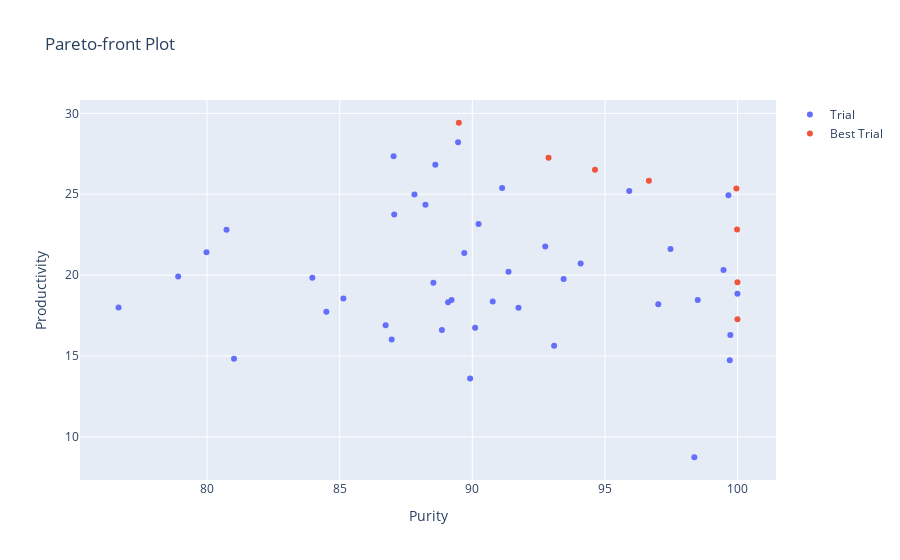

Notebook source saved alongside this figure:
### Code cell
optuna.visualization.plot_pareto_front(study2, target_names=["Purity", "Productivity"])

### Figure 1 — Plotly figure (JSON) as saved in the notebook; plotly's stock layout.template omitted (floating-point values rounded to 4 significant figures)
{"data": [{"hovertemplate": "%{text}<extra>Trial</extra>", "mode": "markers", "name": "Trial", "text": ["{<br>  \"number\": 0,<br>  \"values\": [<br>    90.76907821655273,<br>    18.37100174321789<br>  ],<br>  \"params\": {<br>    \"Pad (bar)\": 6.121703063317018,<br>    \"Feed rate (SLPM)\": 3.518615280245087,<br>    \"Rinse rate (SLPM)\": 1.9521621604678165,<br>    \"Pde (bar)\": 0.06487210409458749<br>  }<br>}", "{<br>  \"number\": 1,<br>  \"values\": [<br>    98.49790687561035,<br>    18.461194502258405<br>  ],<br>  \"params\": {<br>    \"Pad (bar)\": 4.4817732031736774,<br>    \"Feed rate (SLPM)\": 4.127883455230607,<br>    \"Rinse rate (SLPM)\": 1.9100281493512754,<br>    \"Pde (bar)\": 0.10317209448351114<br>  }<br>}", "{<br>  \"number\": 2,<br>  \"values\": [<br>    89.08539237976075,<br>    18.318717818349434<br>  ],<br>  \"params\": {<br>    \"Pad (bar)\": 2.723346195425574,<br>    \"Feed rate (SLPM)\": 7.075594681669058,<br>    \"Rinse rate (SLPM)\": 0.9094893645745351,<br>    \"Pde (bar)\": 0.11570685675361024<br>  }<br>}", "{<br>  \"number\": 3,<br>  \"values\": [<br>    87.8182755279541,<br>    24.99108519305606<br>  ],<br>  \"params\": {<br>    \"Pad (bar)\": 4.400234718281463,<br>    \"Feed rate (SLPM)\": 5.986150762401403,<br>    \"Rinse rate (SLPM)\": 1.0353475774286263,<br>    \"Pde (bar)\": 0.10734347083620527<br>  }<br>}", "{<br>  \"number\": 5,<br>  \"values\": [<br>    88.53217262268066,<br>    19.5264698459155<br>  ],<br>  \"params\": {<br>    \"Pad (bar)\": 3.8577065198153333,<br>    \"Feed rate (SLPM)\": 4.084958964244315,<br>    \"Rinse rate (SLPM)\": 1.2546155892138022,<br>    \"Pde (bar)\": 0.0927992819158941<br>  }<br>}", "{<br>  \"number\": 7,<br>  \"values\": [<br>    88.85312057495118,<br>    16.61357642878523<br>  ],<br>  \"params\": {<br>    \"Pad (bar)\": 3.83618240186047,<br>    \"Feed rate (SLPM)\": 3.5145580933562286,<br>    \"Rinse rate (SLPM)\": 1.3233476578865297,<br>    \"Pde (bar)\": 0.12069435763991436<br>  }<br>}", "{<br>  \"number\": 8,<br>  \"values\": [<br>    97.01012184143066,<br>    18.19717694518001<br>  ],<br>  \"params\": {<br>    \"Pad (bar)\": 3.882390972286541,<br>    \"Feed rate (SLPM)\": 4.070295566281231,<br>    \"Rinse rate (SLPM)\": 1.7189943350105508,<br>    \"Pde (bar)\": 0.10110623785207792<br>  }<br>}", "{<br>  \"number\": 9,<br>  \"values\": [<br>    79.97783042907714,<br>    21.41991955673121<br>  ],<br>  \"params\": {<br>    \"Pad (bar)\": 6.290942420398855,<br>    \"Feed rate (SLPM)\": 4.223684099427563,<br>    \"Rinse rate (SLPM)\": 1.1217678868201442,<br>    \"Pde (bar)\": 0.1326514018021005<br>  }<br>}", "{<br>  \"number\": 10,<br>  \"values\": [<br>    99.99420372009277,<br>    18.84325854098476<br>  ],<br>  \"params\": {<br>    \"Pad (bar)\": 3.681372013247344,<br>    \"Feed rate (SLPM)\": 6.276783125515326,<br>    \"Rinse rate (SLPM)\": 1.9529839475609754,<br>    \"Pde (bar)\": 0.07181746549948331<br>  }<br>}", "{<br>  \"number\": 11,<br>  \"values\": [<br>    86.73184226989746,<br>    16.909785312507395<br>  ],<br>  \"params\": {<br>    \"Pad (bar)\": 5.618344701996212,<br>    \"Feed rate (SLPM)\": 3.370645186711693,<br>    \"Rinse rate (SLPM)\": 1.6093233044383313,<br>    \"Pde (bar)\": 0.13958311339672264<br>  }<br>}", "{<br>  \"number\": 12,<br>  \"values\": [<br>    89.69670654296876,<br>    21.373688508530286<br>  ],<br>  \"params\": {<br>    \"Pad (bar)\": 3.7495034242069147,<br>    \"Feed rate (SLPM)\": 5.891987180324126,<br>    \"Rinse rate (SLPM)\": 1.1087261051081692,<br>    \"Pde (bar)\": 0.1361787366771321<br>  }<br>}", "{<br>  \"number\": 14,<br>  \"values\": [<br>    83.9679579925537,<br>    19.84196948397267<br>  ],<br>  \"params\": {<br>    \"Pad (bar)\": 5.551633366021292,<br>    \"Feed rate (SLPM)\": 3.9842087613732753,<br>    \"Rinse rate (SLPM)\": 1.367994815701509,<br>    \"Pde (bar)\": 0.1306646294062167<br>  }<br>}", "{<br>  \"number\": 15,<br>  \"values\": [<br>    76.66321060180664,<br>    17.998922792508896<br>  ],<br>  \"params\": {<br>    \"Pad (bar)\": 6.393066251011293,<br>    \"Feed rate (SLPM)\": 3.3475957581336466,<br>    \"Rinse rate (SLPM)\": 1.3795747704883725,<br>    \"Pde (bar)\": 0.08335415109926267<br>  }<br>}", "{<br>  \"number\": 16,<br>  \"values\": [<br>    81.01550704956054,<br>    14.82946729749652<br>  ],<br>  \"params\": {<br>    \"Pad (bar)\": 5.508432961955341,<br>    \"Feed rate (SLPM)\": 2.797378850181568,<br>    \"Rinse rate (SLPM)\": 1.5484404300071222,<br>    \"Pde (bar)\": 0.09401242437633617<br>  }<br>}", "{<br>  \"number\": 17,<br>  \"values\": [<br>    91.7399765777588,<br>    17.97651588332012<br>  ],<br>  \"params\": {<br>    \"Pad (bar)\": 4.757808305769704,<br>    \"Feed rate (SLPM)\": 3.503038690949534,<br>    \"Rinse rate (SLPM)\": 1.7564840258282102,<br>    \"Pde (bar)\": 0.05491817883511187<br>  }<br>}", "{<br>  \"number\": 18,<br>  \"values\": [<br>    78.91048477172852,<br>    19.918405499953213<br>  ],<br>  \"params\": {<br>    \"Pad (bar)\": 5.136261200283526,<br>    \"Feed rate (SLPM)\": 3.74429270759163,<br>    \"Rinse rate (SLPM)\": 0.8564401833795939,<br>    \"Pde (bar)\": 0.05819608662967877<br>  }<br>}", "{<br>  \"number\": 19,<br>  \"values\": [<br>    95.91554016113281,<br>    25.196033701007273<br>  ],<br>  \"params\": {<br>    \"Pad (bar)\": 4.665099641004368,<br>    \"Feed rate (SLPM)\": 5.429576574921451,<br>    \"Rinse rate (SLPM)\": 1.671025755220064,<br>    \"Pde (bar)\": 0.05669317729400428<br>  }<br>}", "{<br>  \"number\": 20,<br>  \"values\": [<br>    90.10561378479004,<br>    16.740139967712764<br>  ],<br>  \"params\": {<br>    \"Pad (bar)\": 3.947126609589213,<br>    \"Feed rate (SLPM)\": 3.3323908752031235,<br>    \"Rinse rate (SLPM)\": 1.4919157277112953,<br>    \"Pde (bar)\": 0.07383539988101616<br>  }<br>}", "{<br>  \"number\": 21,<br>  \"values\": [<br>    80.73312858581544,<br>    22.798894183458323<br>  ],<br>  \"params\": {<br>    \"Pad (bar)\": 5.519222382377999,<br>    \"Feed rate (SLPM)\": 4.337109013912623,<br>    \"Rinse rate (SLPM)\": 1.0468387442463625,<br>    \"Pde (bar)\": 0.056554934056878704<br>  }<br>}", "{<br>  \"number\": 22,<br>  \"values\": [<br>    99.65557319641113,<br>    24.942266958404453<br>  ],<br>  \"params\": {<br>    \"Pad (bar)\": 6.068836193484653,<br>    \"Feed rate (SLPM)\": 6.079697410806855,<br>    \"Rinse rate (SLPM)\": 1.9850783169151576,<br>    \"Pde (bar)\": 0.09503049855094857<br>  }<br>}", "{<br>  \"number\": 23,<br>  \"values\": [<br>    84.49721282958984,<br>    17.734249969150078<br>  ],<br>  \"params\": {<br>    \"Pad (bar)\": 3.874782633247386,<br>    \"Feed rate (SLPM)\": 3.7032202099157727,<br>    \"Rinse rate (SLPM)\": 1.0594221384547278,<br>    \"Pde (bar)\": 0.11729176444703206<br>  }<br>}", "{<br>  \"number\": 24,<br>  \"values\": [<br>    89.46312461853027,<br>    28.22061083902411<br>  ],<br>  \"params\": {<br>    \"Pad (bar)\": 3.7603411468799823,<br>    \"Feed rate (SLPM)\": 7.203234318677211,<br>    \"Rinse rate (SLPM)\": 0.8755296015081113,<br>    \"Pde (bar)\": 0.05016220682805226<br>  }<br>}", "{<br>  \"number\": 25,<br>  \"values\": [<br>    99.70492080688477,<br>    14.733833395586482<br>  ],<br>  \"params\": {<br>    \"Pad (bar)\": 2.65715430377,<br>    \"Feed rate (SLPM)\": 4.77049538137519,<br>    \"Rinse rate (SLPM)\": 1.605041026259908,<br>    \"Pde (bar)\": 0.10195222908948037<br>  }<br>}", "{<br>  \"number\": 26,<br>  \"values\": [<br>    89.21765121459961,<br>    18.468360569762385<br>  ],<br>  \"params\": {<br>    \"Pad (bar)\": 4.087475979739313,<br>    \"Feed rate (SLPM)\": 3.7202481357240518,<br>    \"Rinse rate (SLPM)\": 1.41326431306122,<br>    \"Pde (bar)\": 0.08291076609647131<br>  }<br>}", "{<br>  \"number\": 28,<br>  \"values\": [<br>    88.23269355773925,<br>    24.34835155503525<br>  ],<br>  \"params\": {<br>    \"Pad (bar)\": 4.045181908150597,<br>    \"Feed rate (SLPM)\": 6.575349732268174,<br>    \"Rinse rate (SLPM)\": 1.0085585416768184,<br>    \"Pde (bar)\": 0.11444552251352294<br>  }<br>}", "{<br>  \"number\": 29,<br>  \"values\": [<br>    91.12292343139649,<br>    25.385688405185054<br>  ],<br>  \"params\": {<br>    \"Pad (bar)\": 3.6009351232870452,<br>    \"Feed rate (SLPM)\": 7.11384754426475,<br>    \"Rinse rate (SLPM)\": 1.1173656197397976,<br>    \"Pde (bar)\": 0.08383797644899257<br>  }<br>}", "{<br>  \"number\": 30,<br>  \"values\": [<br>    98.36951705932617,<br>    8.74352823428201<br>  ],<br>  \"params\": {<br>    \"Pad (bar)\": 2.5280171243522913,<br>    \"Feed rate (SLPM)\": 2.130031754176973,<br>    \"Rinse rate (SLPM)\": 2.0531114671649506,<br>    \"Pde (bar)\": 0.10204626926852971<br>  }<br>}", "{<br>  \"number\": 31,<br>  \"values\": [<br>    94.084349899292,<br>    20.72229406793476<br>  ],<br>  \"params\": {<br>    \"Pad (bar)\": 5.609249991724601,<br>    \"Feed rate (SLPM)\": 3.974568617037873,<br>    \"Rinse rate (SLPM)\": 1.9476008200616133,<br>    \"Pde (bar)\": 0.05126518651112188<br>  }<br>}", "{<br>  \"number\": 32,<br>  \"values\": [<br>    93.08483108520508,<br>    15.62901387493107<br>  ],<br>  \"params\": {<br>    \"Pad (bar)\": 3.4187195076289374,<br>    \"Feed rate (SLPM)\": 3.3410597323294438,<br>    \"Rinse rate (SLPM)\": 1.496484317813928,<br>    \"Pde (bar)\": 0.0907798411650046<br>  }<br>}", "{<br>  \"number\": 33,<br>  \"values\": [<br>    88.60423988342285,<br>    26.827983715548786<br>  ],<br>  \"params\": {<br>    \"Pad (bar)\": 4.206946288890344,<br>    \"Feed rate (SLPM)\": 7.765855678408544,<br>    \"Rinse rate (SLPM)\": 0.880296527980995,<br>    \"Pde (bar)\": 0.09283201217409226<br>  }<br>}", "{<br>  \"number\": 34,<br>  \"values\": [<br>    90.23543258666992,<br>    23.15912659513432<br>  ],<br>  \"params\": {<br>    \"Pad (bar)\": 5.211208301449966,<br>    \"Feed rate (SLPM)\": 4.7479050850049465,<br>    \"Rinse rate (SLPM)\": 1.5247932460513551,<br>    \"Pde (bar)\": 0.09043271245014393<br>  }<br>}", "{<br>  \"number\": 37,<br>  \"values\": [<br>    91.36483055114746,<br>    20.205282356894593<br>  ],<br>  \"params\": {<br>    \"Pad (bar)\": 3.117103092577696,<br>    \"Feed rate (SLPM)\": 6.0087937853849285,<br>    \"Rinse rate (SLPM)\": 1.0991371906148584,<br>    \"Pde (bar)\": 0.1096684912826357<br>  }<br>}", "{<br>  \"number\": 38,<br>  \"values\": [<br>    99.72685516357421,<br>    16.30416610493705<br>  ],<br>  \"params\": {<br>    \"Pad (bar)\": 3.250088130315618,<br>    \"Feed rate (SLPM)\": 4.857006011675895,<br>    \"Rinse rate (SLPM)\": 1.759672048913814,<br>    \"Pde (bar)\": 0.10386147694974998<br>  }<br>}", "{<br>  \"number\": 39,<br>  \"values\": [<br>    93.44091026306153,<br>    19.759643507815447<br>  ],<br>  \"params\": {<br>    \"Pad (bar)\": 3.1914294088063166,<br>    \"Feed rate (SLPM)\": 6.480457490141637,<br>    \"Rinse rate (SLPM)\": 1.2417024833083654,<br>    \"Pde (bar)\": 0.12919274277623538<br>  }<br>}", "{<br>  \"number\": 41,<br>  \"values\": [<br>    85.13898872375488,<br>    18.55060853187742<br>  ],<br>  \"params\": {<br>    \"Pad (bar)\": 4.650731171330165,<br>    \"Feed rate (SLPM)\": 3.523831347113643,<br>    \"Rinse rate (SLPM)\": 1.3710520727733662,<br>    \"Pde (bar)\": 0.05741564247564312<br>  }<br>}", "{<br>  \"number\": 42,<br>  \"values\": [<br>    87.05555534362793,<br>    23.749295349267474<br>  ],<br>  \"params\": {<br>    \"Pad (bar)\": 4.2355624633174145,<br>    \"Feed rate (SLPM)\": 6.181256312690008,<br>    \"Rinse rate (SLPM)\": 0.844127573970389,<br>    \"Pde (bar)\": 0.13392895015052458<br>  }<br>}", "{<br>  \"number\": 43,<br>  \"values\": [<br>    99.46982078552246,<br>    20.323695885544133<br>  ],<br>  \"params\": {<br>    \"Pad (bar)\": 4.225208221601893,<br>    \"Feed rate (SLPM)\": 5.125468734070156,<br>    \"Rinse rate (SLPM)\": 1.8350635625487755,<br>    \"Pde (bar)\": 0.11371100040519623<br>  }<br>}", "{<br>  \"number\": 44,<br>  \"values\": [<br>    86.95991485595704,<br>    16.023013210748186<br>  ],<br>  \"params\": {<br>    \"Pad (bar)\": 3.0642234554607093,<br>    \"Feed rate (SLPM)\": 3.53683322370218,<br>    \"Rinse rate (SLPM)\": 1.0693788285003678,<br>    \"Pde (bar)\": 0.09519314470153326<br>  }<br>}", "{<br>  \"number\": 45,<br>  \"values\": [<br>    92.74833450317382,<br>    21.767311343268233<br>  ],<br>  \"params\": {<br>    \"Pad (bar)\": 3.073877972831864,<br>    \"Feed rate (SLPM)\": 5.9098588951364786,<br>    \"Rinse rate (SLPM)\": 1.1711737533971232,<br>    \"Pde (bar)\": 0.0772574926346978<br>  }<br>}", "{<br>  \"number\": 46,<br>  \"values\": [<br>    97.47067527770996,<br>    21.61744979765999<br>  ],<br>  \"params\": {<br>    \"Pad (bar)\": 3.7435342585326565,<br>    \"Feed rate (SLPM)\": 6.809748823016417,<br>    \"Rinse rate (SLPM)\": 1.523516068560239,<br>    \"Pde (bar)\": 0.12805888856016623<br>  }<br>}", "{<br>  \"number\": 47,<br>  \"values\": [<br>    87.03302101135255,<br>    27.35231169664011<br>  ],<br>  \"params\": {<br>    \"Pad (bar)\": 5.248722415487748,<br>    \"Feed rate (SLPM)\": 7.902913929696637,<br>    \"Rinse rate (SLPM)\": 1.0060572188229804,<br>    \"Pde (bar)\": 0.13860633472324446<br>  }<br>}", "{<br>  \"number\": 48,<br>  \"values\": [<br>    89.91756607055665,<br>    13.61664027910767<br>  ],<br>  \"params\": {<br>    \"Pad (bar)\": 5.106589393697269,<br>    \"Feed rate (SLPM)\": 2.609886834058331,<br>    \"Rinse rate (SLPM)\": 1.8948466301545477,<br>    \"Pde (bar)\": 0.06784367797036402<br>  }<br>}"], "type": "scatter", "x": [90.77, 98.5, 89.09, 87.82, 88.53, 88.85, 97.01, 79.98, 99.99, 86.73, 89.7, 83.97, 76.66, 81.02, 91.74, 78.91, 95.92, 90.11, 80.73, 99.66, 84.5, 89.46, 99.7, 89.22, 88.23, 91.12, 98.37, 94.08, 93.08, 88.6, 90.24, 91.36, 99.73, 93.44, 85.14, 87.06, 99.47, 86.96, 92.75, 97.47, 87.03, 89.92], "y": [18.37, 18.46, 18.32, 24.99, 19.53, 16.61, 18.2, 21.42, 18.84, 16.91, 21.37, 19.84, 18.0, 14.83, 17.98, 19.92, 25.2, 16.74, 22.8, 24.94, 17.73, 28.22, 14.73, 18.47, 24.35, 25.39, 8.744, 20.72, 15.63, 26.83, 23.16, 20.21, 16.3, 19.76, 18.55, 23.75, 20.32, 16.02, 21.77, 21.62, 27.35, 13.62]}, {"hovertemplate": "%{text}<extra>Best Trial</extra>", "mode": "markers", "name": "Best Trial", "text": ["{<br>  \"number\": 4,<br>  \"values\": [<br>    89.49138359069825,<br>    29.418720611266284<br>  ],<br>  \"params\": {<br>    \"Pad (bar)\": 4.909304334930599,<br>    \"Feed rate (SLPM)\": 6.915246006073833,<br>    \"Rinse rate (SLPM)\": 1.1733450057300623,<br>    \"Pde (bar)\": 0.07237242424521541<br>  }<br>}", "{<br>  \"number\": 6,<br>  \"values\": [<br>    99.99462493896485,<br>    19.55470034464725<br>  ],<br>  \"params\": {<br>    \"Pad (bar)\": 4.392615112385682,<br>    \"Feed rate (SLPM)\": 6.228453365789189,<br>    \"Rinse rate (SLPM)\": 2.0759662158040584,<br>    \"Pde (bar)\": 0.0691224381083815<br>  }<br>}", "{<br>  \"number\": 13,<br>  \"values\": [<br>    99.99478370666503,<br>    17.266535478674466<br>  ],<br>  \"params\": {<br>    \"Pad (bar)\": 3.345626233058839,<br>    \"Feed rate (SLPM)\": 5.796297334722781,<br>    \"Rinse rate (SLPM)\": 1.9557307789793847,<br>    \"Pde (bar)\": 0.08926953079904057<br>  }<br>}", "{<br>  \"number\": 27,<br>  \"values\": [<br>    94.62463020324707,<br>    26.519326522312607<br>  ],<br>  \"params\": {<br>    \"Pad (bar)\": 4.782951558122052,<br>    \"Feed rate (SLPM)\": 5.807973728420482,<br>    \"Rinse rate (SLPM)\": 1.5708143805555612,<br>    \"Pde (bar)\": 0.06513605492478255<br>  }<br>}", "{<br>  \"number\": 35,<br>  \"values\": [<br>    96.65672958374023,<br>    25.832489773541862<br>  ],<br>  \"params\": {<br>    \"Pad (bar)\": 6.161465600483728,<br>    \"Feed rate (SLPM)\": 5.7636408686911,<br>    \"Rinse rate (SLPM)\": 1.8272974456006823,<br>    \"Pde (bar)\": 0.11615013341168527<br>  }<br>}", "{<br>  \"number\": 36,<br>  \"values\": [<br>    99.9541722869873,<br>    25.355579638792737<br>  ],<br>  \"params\": {<br>    \"Pad (bar)\": 6.233958590550603,<br>    \"Feed rate (SLPM)\": 7.028794217809172,<br>    \"Rinse rate (SLPM)\": 2.0685383886738404,<br>    \"Pde (bar)\": 0.09138976761469317<br>  }<br>}", "{<br>  \"number\": 40,<br>  \"values\": [<br>    92.8732957458496,<br>    27.249415755371025<br>  ],<br>  \"params\": {<br>    \"Pad (bar)\": 4.610769676321982,<br>    \"Feed rate (SLPM)\": 7.263861823860854,<br>    \"Rinse rate (SLPM)\": 1.3626691789630199,<br>    \"Pde (bar)\": 0.09308826716060992<br>  }<br>}", "{<br>  \"number\": 49,<br>  \"values\": [<br>    99.98001037597656,<br>    22.821600457152435<br>  ],<br>  \"params\": {<br>    \"Pad (bar)\": 4.997007722440894,<br>    \"Feed rate (SLPM)\": 7.672795009385608,<br>    \"Rinse rate (SLPM)\": 1.976341760940594,<br>    \"Pde (bar)\": 0.07670187745238098<br>  }<br>}"], "type": "scatter", "x": [89.49, 99.99, 99.99, 94.62, 96.66, 99.95, 92.87, 99.98], "y": [29.42, 19.55, 17.27, 26.52, 25.83, 25.36, 27.25, 22.82]}], "layout": {"title": {"text": "Pareto-front Plot"}, "xaxis": {"title": {"text": "Purity"}}, "yaxis": {"title": {"text": "Productivity"}}}}
